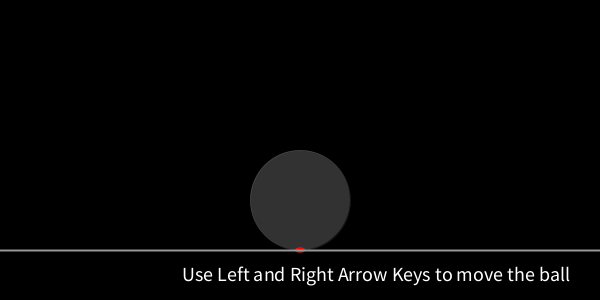
Frame 1 (no input)
Frame 60 (the mouse pressed at the canvas centre just before this capture): identical to frame 1, image omitted
Frame 120 (the mouse held since frame 60 and released just before this capture): identical to frame 1, image omitted

The Processing sketch that drew this single still picture (run headless with seeded random() and noise(); from frame 60 on, the mouse is pressed at the canvas centre):

// Processing sketch: processing_86218
// ── processing_86218.pde

/*A rolling ball, movement is controlled by Left and Right Keystrokes
Ball rolls while moving. There is a point on Ball to emphasize the rolling motion.
Date Coded : 14.09.2012, and bug revision is 16.09.2012 */


void setup() {
  background(0);
  size(600, 300);
}


void draw() {
  background(0);
  drawBall_atGivenCoordinates();
  drawEarthLine();
}	


void drawBall_atGivenCoordinates() {

  /* doTransormations() is to arrange the coordinates 
  if user moves ball with a keyStroke*/
  doTransformations();	
  
  //this arranges the drawing.
  fill(50);
  strokeWeight(0);
  stroke(150);

  /* We want our ellipse to be drawn at the newly determined 
  Origin point. We will place it exactly that point.
  since then we are using (0,0) coordinates inside of ellipse(). */
  ellipse(0, 0, 2*ballRadius, 2*ballRadius);//ellipse(x,y,width, height);

  /*Here we should define a point on ball to see the rotation
  of ball clearly. Otherwise we cant be able to see the 
  rotational movement. */
  fill(255, 0, 0);
  ellipse(0, (0 +ballRadius), 10, 5);
}


void drawEarthLine() {

  undoTransformations();

  stroke(150);
  strokeWeight(2);
  
  /*originPintY  is currently used for the ellipse's drawing. We want
  our ellipse sits on the earth line, so the point our ellipse's bottom's 
  y coordinate will be our lines y coordinate also.*/
  line(0, (originPointY + ballRadius), width, (originPointY + ballRadius));
  writeInstructionsOnScreen();
}


void writeInstructionsOnScreen() {
  fill(255);
  textSize(20);
  textAlign(RIGHT, BOTTOM);
  text("Use Left and Right Arrow Keys to move the ball", (0.95)*width, (0.95)*height);
}


void doTransformations() {

  /* the main program listens for the User imperatives silently in backstage by using 
  its keyPressed function.
  
  doTransformations function adapts the screen values to the new situation and 
  prepares the stage for the next frame.It does change the coordinates of origin 
  point, the rotation amount of Screen so the screen can be rotated around Origin 
  Point, So that, we can see the rotation as the rotation of the ball.

  We should first define the new origin, then we should rotate the screen 
  around new origin point. */
  translate(originPointX, originPointY);
  rotate(rotationAmount);
}

void undoTransformations() {

  /*undoing transformations will ease our works such as giving coordinates and 
  drawing earth line, since we can think UpperLeft corner of Screen always as Origin. 
  We don't have to think how much and to where the screen moved or rotated and 
  where the newest origin Point is at current time. 
  
  If we don't undo the transformations, all the time we should write some code 
  calculating all the time, which coordinate shows the eartLine's current x and y 
  coordinates in terms of new origin point and the sin and cosines of the rotation angle.

  We should first get back the amount of rotation so that screen will be again vertical 
  to our eye,then we should drag the origin point again to upper left corner*/
  rotate(-rotationAmount); //Rotates the screen
  translate(-originPointX, -originPointY); //Carrys the screen origin to given point.
}


void keyPressed() {

  /*the strategy for holding the user inputs.
  
  First we should determine how much will the amount of displacement be at each 
  stroke in our program, then we will calculate how much the ball rotates at 
  each stroke by calculating the rotation Angle due to that value.

  we will start by defining a variable for holding the circumference of ball. 
  we have circle circumference amount on the hand, we can calculate it easily
  with the knowledge of ballRadius. 
  Now we can think the displacement as the amount of whole ball circumference 
  taken on road. We are defining the amount of displacement in terms of 
  circle circumference.
  
  The value of displacement is the displacement of Origin Point at each key stroke.
  Origin Point is also the center of our circle.
  
  To me, it seeems The amount of displacement should be 0.015 of whole ball 
  circumference at each step. I personally decide that amount, we can change it
  later on. 
  
  After that  we should define a ratio, showing to us that the amount
  of road piece taken in each step to circle's  circumference. */

  float ballCircum = (2 * PI * ballRadius );
  float displacement_To_Circumference_Ratio = 0.015;
  
  //We define the road amount taken at each step as in terms of the ball circumference
  float roadAmount_TakenAtEachStep = (displacement_To_Circumference_Ratio)*ballCircum;

  /*Now we calculate how much a point on the ball turns at each stroke.
  The angle showing a whole circle is 360Degree, 2PI radians. 
 
  We have defined already the amount of road taken in terms of circle lenght.
  Now we will calculate the arch lenght in terms of Radian degree. This will be the 
  rotation angle. */
  float wholeCircleAngle = 2*PI;
  float rotationAngle_atEachTurn  = (wholeCircleAngle * displacement_To_Circumference_Ratio);

  //Now we can arrange our increments. 
  if (keyCode == LEFT) {
    rotationAmount -= rotationAngle_atEachTurn;
    originPointX   -= roadAmount_TakenAtEachStep;
  }
  if (keyCode == RIGHT) {
    rotationAmount +=  rotationAngle_atEachTurn;
    originPointX   +=  roadAmount_TakenAtEachStep;
  }
}



//Variable holds the rotation amount.
float rotationAmount = 0;

//Radius of Ball
float ballRadius = 50;

//Variable holds the coordinates of user carriable origin point.
float originPointX = 300;//300 is the half of screen width		
float originPointY = 200; // 200 is the (2/3)of  screenheight
